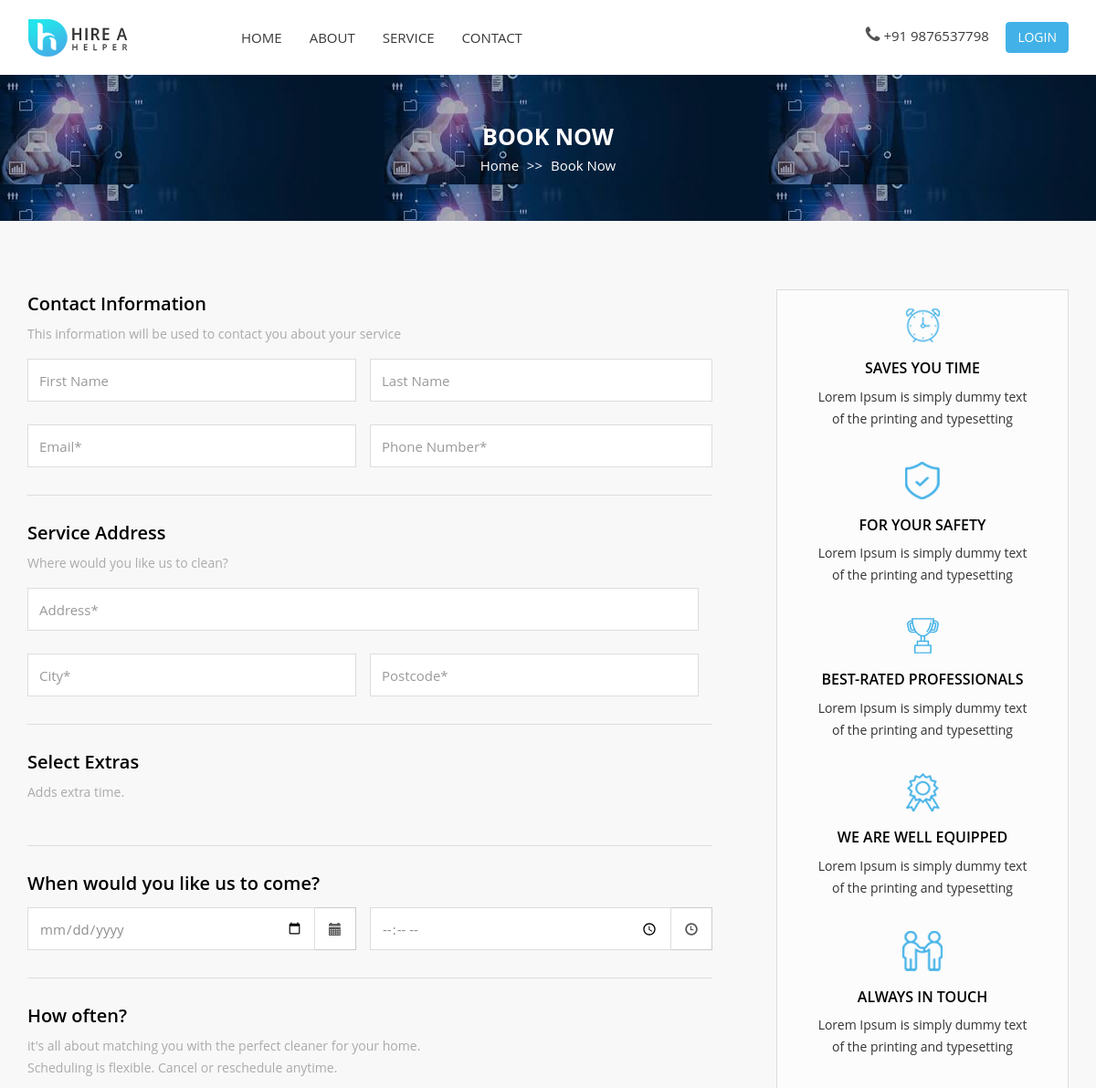
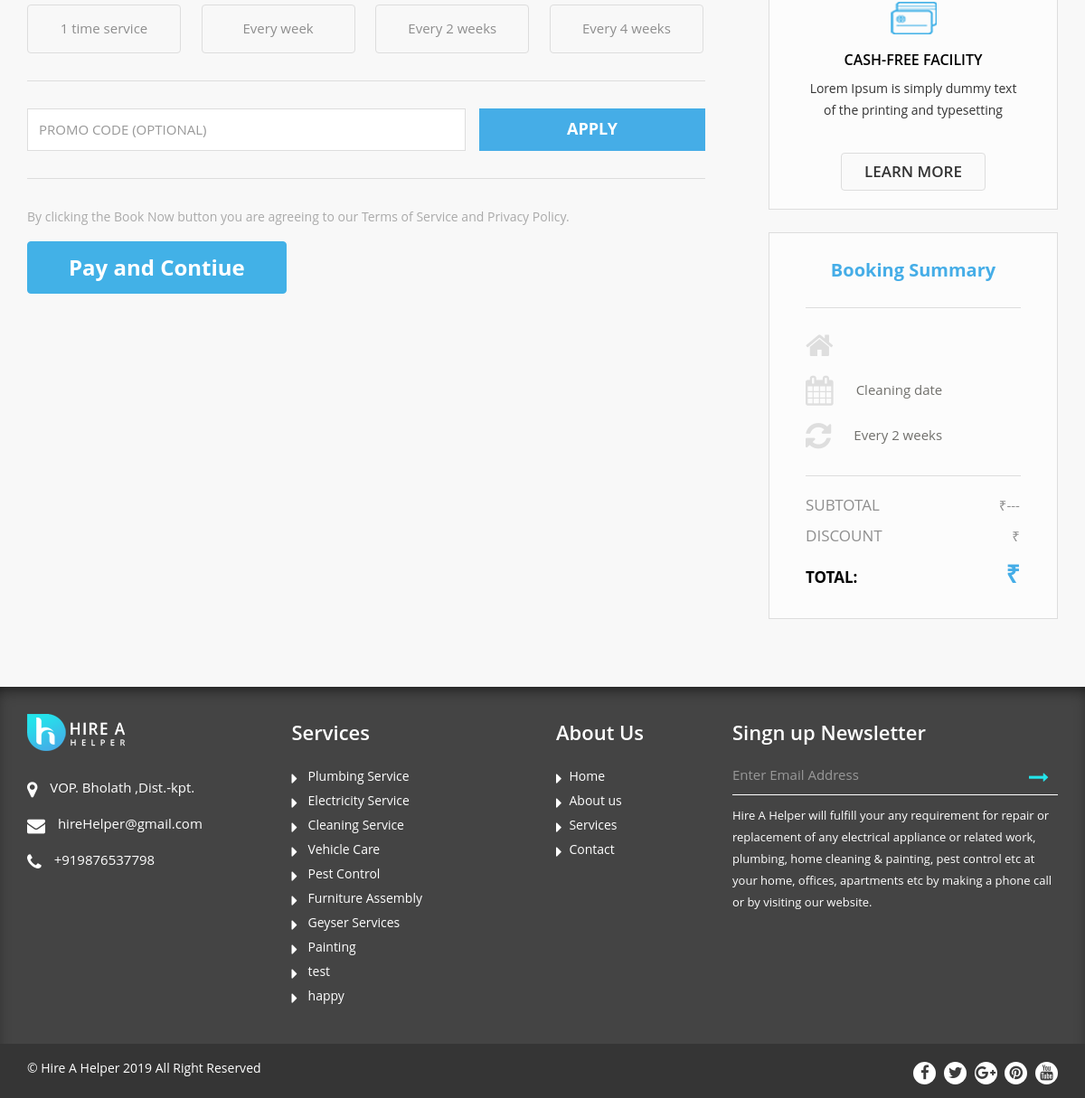
The app's page /index.php/welcome/order with its own data (2 pictures, top to bottom).
### tables this page shows
CREATE TABLE `service` (
  `service_id` int(11) NOT NULL,
  `service_name` varchar(50) NOT NULL,
  `service_icon` varchar(300) NOT NULL,
  `service_image` varchar(100) NOT NULL,
  `service_parts` text NOT NULL,
  `service_description` text NOT NULL,
  `service_url` varchar(200) NOT NULL,
  `service_price` int(11) NOT NULL DEFAULT 149,
  `service_created_at` timestamp NOT NULL DEFAULT current_timestamp(),
  `service_faq` text NOT NULL,
  `service_detail` longtext NOT NULL,
  `service_banner` varchar(200) NOT NULL
);

### application/controllers/Welcome.php (called while the page is built, shortened)
<?php
class Welcome extends CI_Controller
{
    public function __construct()
    {
        $data['islogged'] = $this->session->has_userdata('userid');
        $data['services'] = $this->db->get('service')->result_array();
        $this->load->vars($data);
    }
    public function order()
    {
        $page_data['page'] = "booking";
        $this->load->view('front/index', $page_data);
    }
}

### index.php (called while the page is built, shortened)
<?php
require_once BASEPATH.'core/CodeIgniter.php';

### application/views/front/index.php (the view, shortened to what this page needs)
<!DOCTYPE html>
<html lang="en">
<head>
    <link href="/css/bootstrap.min.css" rel="stylesheet">
    <link href="/css/style.css" rel="stylesheet">
    <link rel="stylesheet" href="/css/font-awesome.min.css">
    <link rel="stylesheet" href="/css/owlcarousel/owl.carousel.min.css">
    <link rel="stylesheet" href="/css/owlcarousel/owl.theme.default.min.css">
    <link rel="stylesheet" href="//cdn.datatables.net/1.10.19/css/jquery.dataTables.min.css">
</head>
<body>
    <div id="wrapper" class="<?php echo ($page == "booking" ? 'inner_page booking_page' : '') ?>">
        <header id="header" data-spy="affix" data-offset-top="60" data-offset-bottom="60">
            <div class="container">
                <div class="row">
                    <div class="col-md-8  col-sm-12 col-xs-12 col-sm-12">
                        <nav class="navbar">
                            <div class="navbar-header">
                                <a class="navbar-brand" href="/"><img class="logo-dark hidden-xs" src="/images/logo.png"
                                        alt=""> <img class="logo-dark hidden-lg hidden-md hidden-sm"
                                        src="images\mobile_logo.png" alt=""></a> </div>
                            <div class="main-menu collapse navbar-collapse" id="bs-example-navbar-collapse-1">
                                <ul class="nav navbar-nav navbar-left">
                                    <li><a href="/">Home</a></li>
                                    <li><a href="/about">About</a></li>
                                    <li><a href="/service">Service</a></li>
                                    <li><a href="/contactus">Contact</a></li>
                                </ul>
                            </div>
                        </nav>
                    </div>
                    <div class="col-md-4  col-sm-12 col-xs-12 col-sm-12 hidden-xs">
                        <ul class="right-contact">
                            <li><i class="fa fa-phone" aria-hidden="true"></i> +91 9876537798</li>
                            <?php if ($islogged == false) {?>
                            <a class="btn btn-primary btn-skin" data-toggle="modal" data-target="#loginModal">LOGIN</a>
                            <?php }?>
                        </ul>
                    </div>
                </div>
            </div>
        </header><?php include $page . '.php';?><footer>
            <div class="container-fluid footerbg">
                <div class="container">
                    <div class="row">
                        <div class="col-md-3"> <a href="#" class="footer-logo"> <img class="logo-dark"
                                    src="/images/logo2.png" alt="Hire A Helper"> </a>
                            <div class="about_info">
                                <p><i class="fa fa-map-marker" aria-hidden="true"></i> VOP. Bholath ,Dist.-kpt.</p>
                                <p><i class="fa fa-envelope" aria-hidden="true"></i> hireHelper@gmail.com</p>
                                <p><i class="fa fa-phone" aria-hidden="true"></i> +919876537798</p>
                            </div>
                        </div>
                        <div class="col-md-3">
                            <h4>Services</h4>
                            <ul>
                                <?php foreach ($services as $s) {?>
                                <li><i class="fa fa-caret-right" aria-hidden="true"></i>
                                    <a href="/<?=$s['service_url']?>">
                                        <?=$s['service_name']?></a></li>
                                <?php }?>
                            </ul>
                        </div>
                        <div class="col-md-2">
                            <h4>About Us</h4>
                            <ul>
                                <li><i class="fa fa-caret-right" aria-hidden="true"></i><a href="/">Home</a></li>
                                <li><i class="fa fa-caret-right" aria-hidden="true"></i><a href="#">About us</a></li>
                                <li><i class="fa fa-caret-right" aria-hidden="true"></i><a href="#">Services</a></li>
                                <li><i class="fa fa-caret-right" aria-hidden="true"></i><a href="#">Contact</a></li>
                            </ul>
                        </div>
                        <div class="col-md-4">
                            <h4>Singn up Newsletter</h4>
                            <form action="#" method="post" class="newsletter">
                                <div class="input-group">
                                    <input type="text" id="newsletter-email" class="form-control"
                                        placeholder="Enter Email Address">
                                    <span class="input-group-btn">
                                        <button class="btn btn-default btn-newsletter" type="button"><i
                                                class="fa fa-long-arrow-right" aria-hidden="true"></i></button>
                                    </span> </div>
                            </form>
                            <p>Hire A Helper will fulfill your any requirement for repair or replacement of any
                                electrical appliance or related work, plumbing, home cleaning & painting, pest control
                                etc at your home, offices, apartments etc by making a phone call or by visiting our
                                website.</p>
                        </div>
                    </div>
                </div>
            </div>
            <div class="container-fluid bottom-footer">
                <div class="container">
                    <div class="row">
                        <div class="col-md-12">
                            <p class="copyright pull-left">&copy; Hire A Helper 2019 All Right Reserved</p>
                            <ul class="footer-scoails pull-right">
                                <li><a href="#"><i class="fa fa-facebook" aria-hidden="true"></i></a></li>
                                <li><a href="#"><i class="fa fa-twitter" aria-hidden="true"></i></a></li>
                                <li><a href="#"><i class="fa fa-google-plus" aria-hidden="true"></i></a></li>
                                <li><a href="#"><i class="fa fa-pinterest" aria-hidden="true"></i></a></li>
                                <li><a href="#"><i class="fa fa-youtube" aria-hidden="true"></i></a></li>
                            </ul>
                        </div>
                    </div>
                </div>
            </div>
        </footer>
    </div>
</body>
</html>

### records on screen
service: service_name "Plumbing Service"
service: service_name "Electricity Service"
service: service_name "Cleaning Service"
service: service_name "Vehicle Care"
service: service_name "Pest Control"
service: service_name "Furniture Assembly"
service: service_name "Geyser Services"
service: service_name "Painting"
service: service_name "test"
service: service_name "happy"
